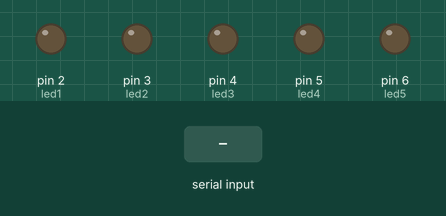
Bench run of a sketch on a simulated Arduino Uno, built with avr-gcc and run on an emulated ATmega328P. Parts: output pins drawn as LEDs (lit = HIGH). Dashed ring = blinking. Inputs (shaded band) come from the test bench.

Above: at 1.2 s.
1.3 s: "pattern1\n" received over Serial
At 3.2 s:
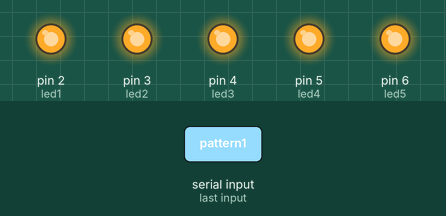
3.6 s: "pattern2\n" received over Serial
At 3.68 s:
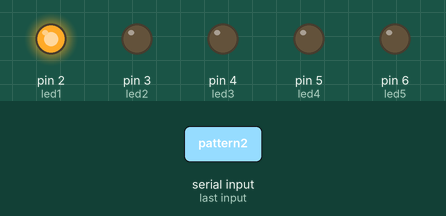
6.6 s: "pattern4\n" received over Serial
At 7.0 s:
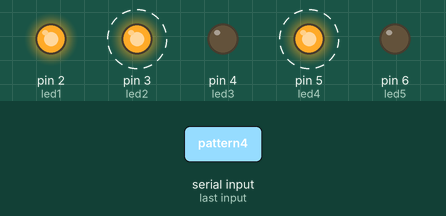
9.6 s: "pattern5\n" received over Serial
At 11.76 s:
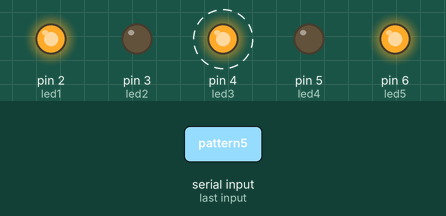
12.6 s: "pattern3\n" received over Serial
Timing chart, 0 to 16.6 s (numbered marks = the images above; inputs shaded):
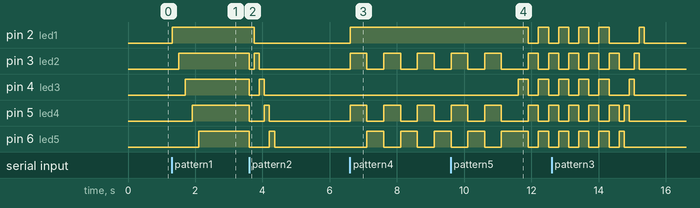

Measured:
- after the input at 1.3 s, pin 2 (led1): LOW → HIGH at once; pin 3 (led2): LOW → HIGH after 0.21 s; pin 4 (led3): LOW → HIGH after 0.41 s; pin 5 (led4): LOW → HIGH after 0.61 s; pin 6 (led5): LOW → HIGH after 0.81 s
- after the input at 3.6 s, pin 2 (led1): HIGH → LOW after 0.16 s; pin 3 (led2): HIGH → LOW at once, → HIGH 0.15 s later, → LOW 0.15 s later
- after the input at 6.6 s, pin 2 (led1): LOW → HIGH at once; pin 3 (led2), pin 5 (led4): alternates HIGH for 0.50 s and LOW for 0.50 s, starting at once; pin 6 (led5): alternates HIGH for 0.50 s and LOW for 0.50 s, starting after 0.51 s
- after the input at 9.6 s, pin 2 (led1): HIGH → LOW after 2.3 s, → HIGH 0.30 s later, → LOW 0.30 s later; pin 4 (led3): alternates HIGH for 0.30 s and LOW for 0.30 s, starting after 2.0 s

The sketch:

pattern.ino
```cpp
int led1 = 2;
int led2 = 3;
int led3 = 4;
int led4 = 5;
int led5 = 6;

void setup() {
  Serial.begin(9600);
  pinMode(led1, OUTPUT);
  pinMode(led2, OUTPUT);
  pinMode(led3, OUTPUT);
  pinMode(led4, OUTPUT);
  pinMode(led5, OUTPUT);
}

void loop() {
  if (Serial.available() > 0) {
    String receivedData = Serial.readStringUntil('\n');

    if (receivedData == "pattern1") {
      pattern1();
    } else if (receivedData == "pattern2") {
      pattern2();
    } else if (receivedData == "pattern3") {
      pattern3();
    } else if (receivedData == "pattern4") {
      pattern4();
    } else if (receivedData == "pattern5") {
      pattern5();
    } else if (receivedData == "offAll") {
      offAll();
    }
  }
}

void pattern1() {
  offAll();
  digitalWrite(led1, HIGH);
  delay(200);
  digitalWrite(led2, HIGH);
  delay(200);
  digitalWrite(led3, HIGH);
  delay(200);
  digitalWrite(led4, HIGH);
  delay(200);
  digitalWrite(led5, HIGH);
}

void pattern2() {
  offAll();
  digitalWrite(led1, HIGH);
  delay(150);
  digitalWrite(led1, LOW);
  digitalWrite(led2, HIGH);
  delay(150);
  digitalWrite(led2, LOW);
  digitalWrite(led3, HIGH);
  delay(150);
  digitalWrite(led3, LOW);
  digitalWrite(led4, HIGH);
  delay(150);
  digitalWrite(led4, LOW);
  digitalWrite(led5, HIGH);
  delay(150);
  digitalWrite(led5, LOW);
}

void pattern3() {
  offAll();
  digitalWrite(led5, HIGH);
  delay(150);
  digitalWrite(led5, LOW);
  digitalWrite(led4, HIGH);
  delay(150);
  digitalWrite(led4, LOW);
  digitalWrite(led3, HIGH);
  delay(150);
  digitalWrite(led3, LOW);
  digitalWrite(led2, HIGH);
  delay(150);
  digitalWrite(led2, LOW);
  digitalWrite(led1, HIGH);
  delay(150);
  digitalWrite(led1, LOW);
}

void pattern4() {
  for (int x = 0; x < 5; x++) {
    digitalWrite(led1, HIGH);
    digitalWrite(led3, LOW);
    digitalWrite(led5, LOW);
    digitalWrite(led2, HIGH);
    digitalWrite(led4, HIGH);
    delay(500);
    digitalWrite(led1, HIGH);
    digitalWrite(led3, LOW);
    digitalWrite(led5, HIGH);
    digitalWrite(led2, LOW);
    digitalWrite(led4, LOW);
    delay(500);
  }
}

void pattern5() {
  for (int x = 0; x < 5; x++) {
    digitalWrite(led1, HIGH);
    digitalWrite(led3, HIGH);
    digitalWrite(led5, HIGH);
    digitalWrite(led2, LOW);
    digitalWrite(led4, LOW);
    delay(300);
    digitalWrite(led1, LOW);
    digitalWrite(led3, LOW);
    digitalWrite(led5, LOW);
    digitalWrite(led2, HIGH);
    digitalWrite(led4, HIGH);
    delay(300);
  }
}

void offAll() {
  digitalWrite(led1, LOW);
  digitalWrite(led2, LOW);
  digitalWrite(led3, LOW);
  digitalWrite(led4, LOW);
  digitalWrite(led5, LOW);
}
```
